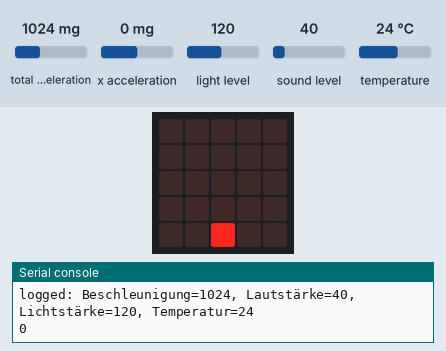
Simulated run of this program. Board: BBC micro:bit (MakeCode). Shown: the board's 5×5 LED display, the last lines printed to the serial console. The test bench sets the inputs (shaded band); at power-on: x acceleration 0 mg, total acceleration 1024 mg, light level 120, sound level 40, temperature 24 °C. Data-log rows are listed on the console.

Above: at 1.2 s.
1.3 s: x acceleration set to -1440 mg
At 2.4 s:
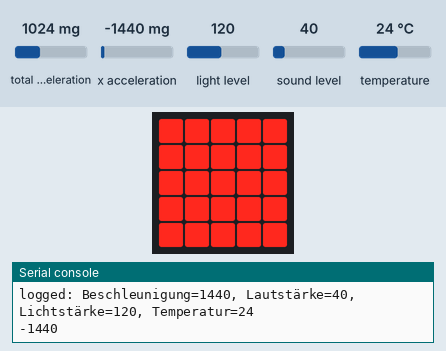
4.0 s: x acceleration set to -750 mg
At 5.1 s:
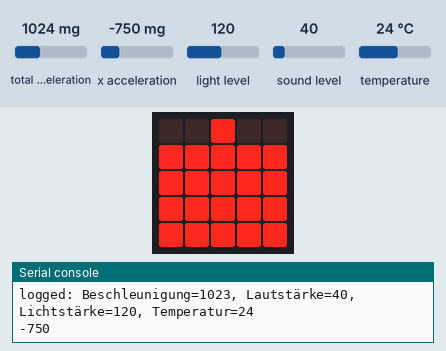
6.7 s: x acceleration set to 0 mg
At 9.2 s:
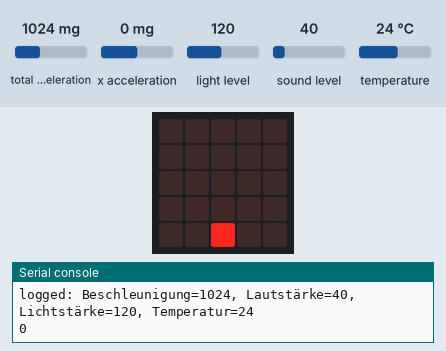
9.5 s: x acceleration set to 750 mg
At 10.9 s:
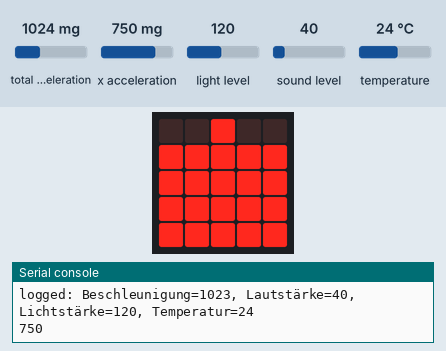
Timing chart, 0 to 12.5 s (numbered marks = the images above; inputs shaded):
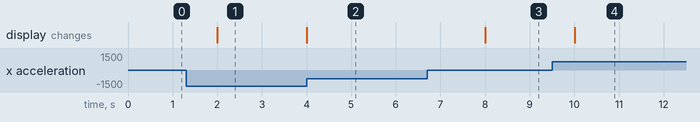

The program:

main.ts
```typescript
loops.everyInterval(2000, function () {
    datalogger.log(
    datalogger.createCV("Beschleunigung", input.acceleration(Dimension.Strength)),
    datalogger.createCV("Lautstärke", input.soundLevel()),
    datalogger.createCV("Lichtstärke", input.lightLevel()),
    datalogger.createCV("Temperatur", input.temperature())
    )
    led.plotBarGraph(
    input.acceleration(Dimension.X),
    1000
    )
})
```

test.ts
```typescript
// Hier kann man Tests durchführen; diese Datei wird nicht kompiliert, wenn dieses Paket als Erweiterung verwendet wird.
```

Measured:
- after the input at 1.3 s, the display: changes after 0.70 s (image 1)
- after the input at 4.0 s, the display: changes at once (image 2)
- after the input at 6.7 s, the display: changes after 1.3 s (image 3)
- after the input at 9.5 s, the display: changes after 0.50 s (image 4)
